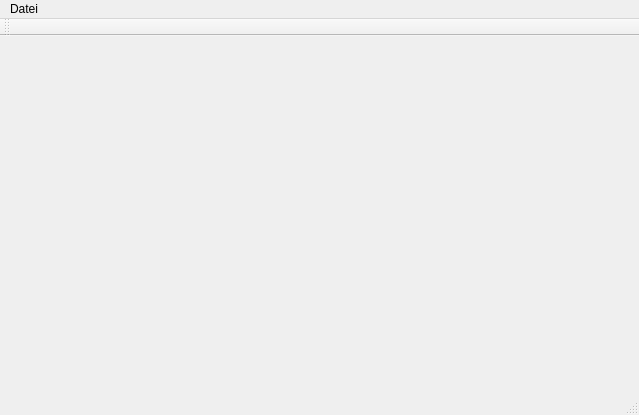
<?xml version="1.0" encoding="UTF-8"?>
<ui version="4.0">
 <class>MainWindow</class>
 <widget class="QMainWindow" name="MainWindow">
  <property name="geometry">
   <rect>
    <x>0</x>
    <y>0</y>
    <width>639</width>
    <height>415</height>
   </rect>
  </property>
  <property name="windowTitle">
   <string>MainWindow</string>
  </property>
  <widget class="QWidget" name="centralWidget"/>
  <widget class="QMenuBar" name="menuBar">
   <property name="geometry">
    <rect>
     <x>0</x>
     <y>0</y>
     <width>639</width>
     <height>22</height>
    </rect>
   </property>
   <widget class="QMenu" name="menuDatei">
    <property name="title">
     <string>Datei</string>
    </property>
    <addaction name="action_ffnen"/>
    <addaction name="separator"/>
    <addaction name="actionQuit"/>
   </widget>
   <addaction name="menuDatei"/>
  </widget>
  <widget class="QToolBar" name="mainToolBar">
   <attribute name="toolBarArea">
    <enum>TopToolBarArea</enum>
   </attribute>
   <attribute name="toolBarBreak">
    <bool>false</bool>
   </attribute>
  </widget>
  <widget class="QStatusBar" name="statusBar"/>
  <action name="action_ffnen">
   <property name="text">
    <string>Öffnen</string>
   </property>
  </action>
  <action name="actionQuit">
   <property name="text">
    <string>Quit</string>
   </property>
  </action>
 </widget>
 <layoutdefault spacing="6" margin="11"/>
 <resources/>
 <connections/>
</ui>
